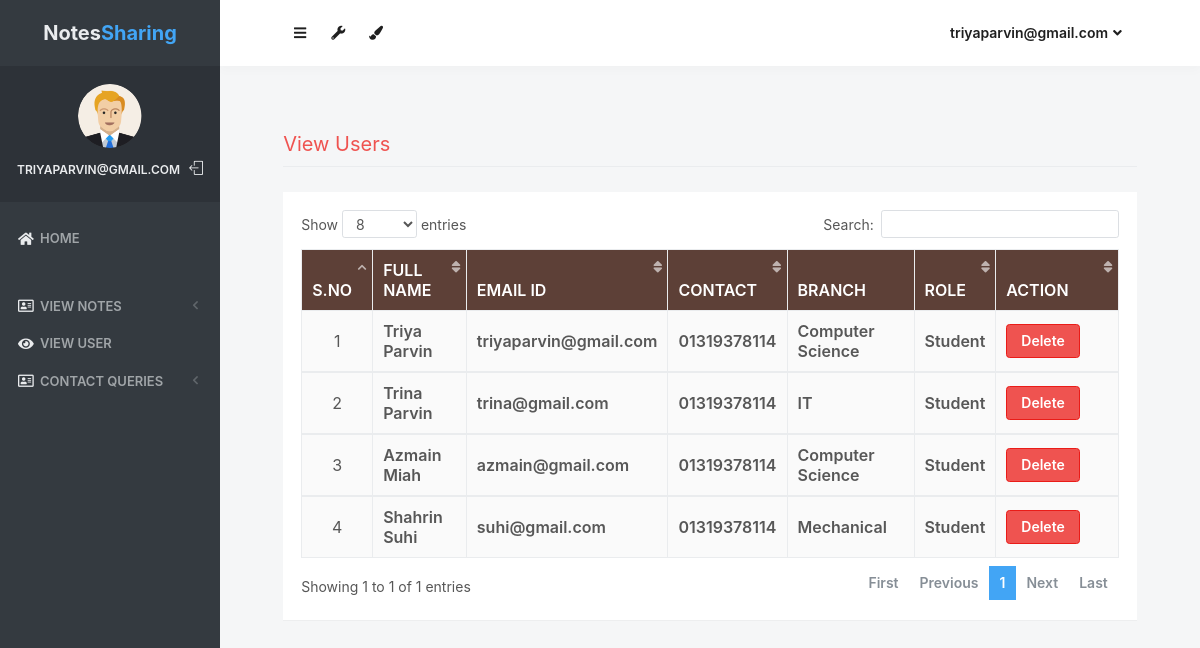
Page /view_users (signed in) on the committed database.
### notes/models.py (models this page shows, shortened)
class Signup(models.Model):
    user = models.ForeignKey(User,on_delete=models.CASCADE)
    contact = models.CharField(max_length=10)
    branch = models.CharField(max_length=30)
    role = models.CharField(max_length=15)

### notes/views.py (the view)
# urls.py: path('view_users', view_users, name='view_users'),
def view_users(request):
    if not request.user.is_authenticated:
        return redirect('login_admin')
    users = Signup.objects.all()
    d = {'users':users}
    return render(request,'view_users.html',d)

### notes/templates/view_users.html (shortened to what this page needs)
{% load static %}
<html lang="en" class="no-focus">
    <head>
        <link rel="stylesheet" href="{% static 'js/plugins/datatables/dataTables.bootstrap4.min.css' %}">
        <link rel="stylesheet" id="css-main" href="{% static 'css1/codebase.min.css' %}">
    </head>
    <body>
        <div id="page-container" class="sidebar-o sidebar-inverse side-scroll page-header-fixed main-content-narrow">
         {% include "sidebar.html" %}
            {% include "admin_nav.html" %}
            <main id="main-container">
                <div class="content">
                    <h2 class="content-heading text-danger">View Users</h2>
                    <div class="block">
                        <div class="block-content block-content-full">
                            <table class="table table-bordered table-striped table-vcenter js-dataTable-full-pagination" style="width:100%">
                                <thead class="text-white" style="background-color : #5d4037;">
                                    <tr>
                                        <th class="text-center">S.No</th>
                                        <th class="d-none d-sm-table-cell">Full Name</th>
                                        <th class="d-none d-sm-table-cell">Email ID</th>
                                        <th class="d-none d-sm-table-cell">Contact</th>
                                        <th class="d-none d-sm-table-cell">Branch</th>
                                        <th class="d-none d-sm-table-cell">Role</th>
                                        <th class="d-none d-sm-table-cell" style="width: 15%;">Action</th>
                                    </tr>
                                </thead>
                                {% for i in users %}
                                <tbody>
                                    <tr>
                                        <td class="text-center">{{forloop.counter}}</td>
                                        <td class="font-w600">{{i.user.first_name}} {{i.user.last_name}}</td>
					                    <td class="font-w600">{{i.user.username}}</td>
					                    <td class="font-w600">{{i.contact}}</td>
					                    <td class="font-w600">{{i.branch}}</td>
					                    <td class="font-w600">{{i.role}}</td>
					                    <td class="font-w600"><a href="{% url 'delete_users' i.user.id %}" class="btn btn-danger" onclick="return confirm('Are your sure to Delete ?')">Delete</a></td>
					                </tr>
                                        {% endfor %}
                                </tbody>
                            </table>
                        </div>
                    </div>
                </div>
            </main>
        </div>
 <link rel="stylesheet" href="https://use.fontawesome.com/releases/v5.6.3/css/all.css">
    </body>
</html>

### notes/templates/sidebar.html (shortened to what this page needs)
{% load static %}
   <nav id="sidebar">
                <div id="sidebar-scroll">
                    <div class="sidebar-content">
                        <div class="content-header content-header-fullrow px-15">
                            <div class="content-header-section text-center align-parent sidebar-mini-hidden">
                                <div class="content-header-item">
                                    <a class="link-effect font-w700" href="{% url 'admin_home' %}">
                                           <span class="font-size-xl text-dual-primary-dark">Notes</span><span class="font-size-xl text-primary">Sharing</span>
                                    </a>
                                </div>
                            </div>
                        </div>
                        <div class="content-side content-side-full content-side-user px-10 align-parent">
                            <div class="sidebar-mini-hidden-b text-center">
                                <a class="img-link" href="be_pages_generic_profile.html">
                                    <img class="img-avatar" src="{% static 'img/avatars/user1.png' %}" alt="">
                                </a>
                                <ul class="list-inline mt-10">
                                    <li class="list-inline-item">
                                        <a class="link-effect text-dual-primary-dark font-size-xs font-w600 text-uppercase" href="{% url 'admin_home' %}">{{ request.user.username }}</a>
                                    </li>
                                    <li class="list-inline-item">
                                        <a class="link-effect text-dual-primary-dark" href="{% url 'logout' %}">
                                            <i class="si si-logout"></i>
                                        </a>
                                    </li>
                                </ul>
                            </div>
                        </div>
                        <div class="content-side content-side-full">
                            <ul class="nav-main">
                                <li class="open">
                                    <a href="{% url 'admin_home' %}"><i class="fas fa-home"></i><span class="sidebar-mini-hide">Home</span></a>
                                </li>
                                <li class="nav-main-heading"><span class="sidebar-mini-visible">UI</span></li>
                                <li>
                                    <a class="nav-submenu" data-toggle="nav-submenu"><i class="far fa-address-card"></i>View Notes</a>
                                </li>
                                <li>
                                    <a  href="{% url 'view_users' %}"><i class="fas fa-eye"></i><span class="sidebar-mini-hide">View User</span></a>
                                </li>
                                <li>
                                    <a class="nav-submenu" data-toggle="nav-submenu"><i class="far fa-address-card"></i>Contact Queries</a>
                                </li>
                           </ul>
                        </div>
                    </div>
                </div>
            </nav>

### notes/templates/admin_nav.html (shortened to what this page needs)
{% load static %}
            <header id="page-header">
                <div class="content-header">
                    <div class="content-header-section">
                        <button type="button" class="btn btn-circle btn-dual-secondary" data-toggle="layout" data-action="sidebar_toggle">
                            <i class="fa fa-navicon"></i>
                        </button>
                        <div class="btn-group" role="group">
                            <button type="button" class="btn btn-circle btn-dual-secondary" id="page-header-options-dropdown" data-toggle="dropdown" aria-haspopup="true" aria-expanded="false">
                                <i class="fa fa-wrench"></i>
                            </button>
                        </div>
                        <div class="btn-group" role="group">
                            <button type="button" class="btn btn-circle btn-dual-secondary" id="page-header-themes-dropdown" data-toggle="dropdown" aria-haspopup="true" aria-expanded="false">
                                <i class="fa fa-paint-brush"></i>
                            </button>
                        </div>
                    </div>
                    <div class="content-header-section">
                        <div class="btn-group" role="group">
                            <button type="button" class="btn btn-rounded btn-dual-secondary" id="page-header-user-dropdown" data-toggle="dropdown" aria-haspopup="true" aria-expanded="false">
                                {{ request.user.username}}<i class="fa fa-angle-down ml-5"></i>
                            </button>
                        </div>
                    </div>
                </div>
            </header>

### rows in the picture
Signup: user.first_name "Triya", user.last_name "Parvin", user.username "triyaparvin@gmail.com", contact "01319378114", branch "Computer Science", role "Student"
Signup: user.first_name "Trina", user.last_name "Parvin", user.username "trina@gmail.com", contact "01319378114", branch "IT", role "Student"
Signup: user.first_name "Azmain", user.last_name "Miah", user.username "azmain@gmail.com", contact "01319378114", branch "Computer Science", role "Student"
Signup: user.first_name "Shahrin", user.last_name "Suhi", user.username "suhi@gmail.com", contact "01319378114", branch "Mechanical", role "Student"

### other values in the picture
{{ request.user.username }} "TRIYAPARVIN@GMAIL.COM"
{{ request.user.username }} "triyaparvin@gmail.com"
